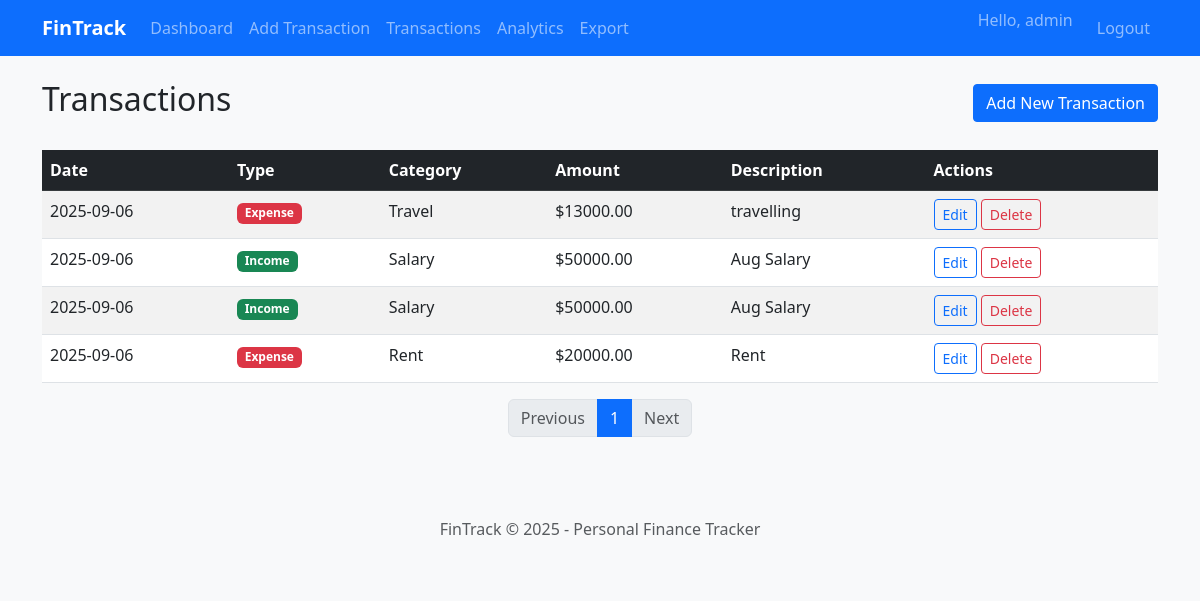
The app's page /transactions (signed in) with its own data.
### models.py (models this page shows, shortened)
class User(UserMixin, db.Model):
    id = db.Column(db.Integer, primary_key=True)
    username = db.Column(db.String(64), unique=True, nullable=False)
    email = db.Column(db.String(120), unique=True, nullable=False)
    password_hash = db.Column(db.String(128))
    created_at = db.Column(db.DateTime, default=datetime.utcnow)
    transactions = db.relationship('Transaction', backref='user', lazy=True)
    categories = db.relationship('Category', backref='user', lazy=True)

class Transaction(db.Model):
    id = db.Column(db.Integer, primary_key=True)
    amount = db.Column(db.Float, nullable=False)
    description = db.Column(db.String(200))
    date = db.Column(db.DateTime, nullable=False, default=datetime.utcnow)
    type = db.Column(db.String(10), nullable=False)  # 'income' or 'expense'
    user_id = db.Column(db.Integer, db.ForeignKey('user.id'), nullable=False)
    category_id = db.Column(db.Integer, db.ForeignKey('category.id'), nullable=False)

class Category(db.Model):
    id = db.Column(db.Integer, primary_key=True)
    name = db.Column(db.String(50), nullable=False)
    type = db.Column(db.String(10), nullable=False)  # 'income' or 'expense'
    user_id = db.Column(db.Integer, db.ForeignKey('user.id'), nullable=False)
    transactions = db.relationship('Transaction', backref='category_rel', lazy=True)

### app.py (the view)
@app.route('/transactions')
@login_required
def transactions():
    page = request.args.get('page', 1, type=int)
    per_page = 10
    paginated_transactions = Transaction.query.filter_by(
        user_id=current_user.id
    ).order_by(
        Transaction.date.desc()
    ).paginate(page=page, per_page=per_page)
    return render_template('transactions.html', transactions=paginated_transactions)

### app.py (called while the page is built)
@login_manager.user_loader
@login_manager.user_loader
def load_user(user_id):
    try:
        return User.query.get(int(user_id))
    except (ValueError, TypeError):
        return None

@app.context_processor
def inject_template_vars():
    return {
        'current_year': datetime.now().year,
        'now': datetime.now()
    }

### templates/transactions.html
{% extends "base.html" %}
{% block content %}
<div class="row">
    <div class="col-12">
        <div class="d-flex justify-content-between align-items-center mb-4">
            <h2>Transactions</h2>
            <a href="{{ url_for('add_transaction') }}" class="btn btn-primary">Add New Transaction</a>
        </div>
        {% if transactions.items %}
        <div class="table-responsive">
            <table class="table table-striped table-hover">
                <thead class="table-dark">
                    <tr>
                        <th>Date</th>
                        <th>Type</th>
                        <th>Category</th>
                        <th>Amount</th>
                        <th>Description</th>
                        <th>Actions</th>
                    </tr>
                </thead>
                <tbody>
                    {% for transaction in transactions.items %}
                    <tr>
                        <td>{{ transaction.date.strftime('%Y-%m-%d') }}</td>
                        <td>
                            <span class="badge bg-{{ 'success' if transaction.type == 'income' else 'danger' }}">
                                {{ transaction.type|capitalize }}
                            </span>
                        </td>
                        <td>{{ transaction.category_rel.name }}</td>
                        <td>${{ "%.2f"|format(transaction.amount) }}</td>
                        <td>{{ transaction.description or '-' }}</td>
                        <td>
                            <a href="{{ url_for('edit_transaction', id=transaction.id) }}" class="btn btn-sm btn-outline-primary">Edit</a>
                            <a href="{{ url_for('delete_transaction', id=transaction.id) }}" class="btn btn-sm btn-outline-danger" onclick="return confirm('Are you sure you want to delete this transaction?')">Delete</a>
                        </td>
                    </tr>
                    {% endfor %}
                </tbody>
            </table>
        </div>
        <nav aria-label="Transaction pagination">
            <ul class="pagination justify-content-center">
                {% if transactions.has_prev %}
                <li class="page-item">
                    <a class="page-link" href="{{ url_for('transactions', page=transactions.prev_num) }}">Previous</a>
                </li>
                {% else %}
                <li class="page-item disabled">
                    <span class="page-link">Previous</span>
                </li>
                {% endif %}
                {% for page_num in transactions.iter_pages(left_edge=1, right_edge=1, left_current=2, right_current=2) %}
                    {% if page_num %}
                        {% if transactions.page == page_num %}
                        <li class="page-item active">
                            <span class="page-link">{{ page_num }}</span>
                        </li>
                        {% else %}
                        <li class="page-item">
                            <a class="page-link" href="{{ url_for('transactions', page=page_num) }}">{{ page_num }}</a>
                        </li>
                        {% endif %}
                    {% else %}
                        <li class="page-item disabled">
                            <span class="page-link">...</span>
                        </li>
                    {% endif %}
                {% endfor %}
                {% if transactions.has_next %}
                <li class="page-item">
                    <a class="page-link" href="{{ url_for('transactions', page=transactions.next_num) }}">Next</a>
                </li>
                {% else %}
                <li class="page-item disabled">
                    <span class="page-link">Next</span>
                </li>
                {% endif %}
            </ul>
        </nav>
        {% else %}
        <div class="text-center py-5">
            <h4>No transactions found</h4>
            <p>You haven't added any transactions yet.</p>
            <a href="{{ url_for('add_transaction') }}" class="btn btn-primary">Add Your First Transaction</a>
        </div>
        {% endif %}
    </div>
</div>
{% endblock %}

### templates/base.html (shortened to what this page needs)
<!DOCTYPE html>
<html lang="en">
<head>
    <link href="https://cdn.jsdelivr.net/npm/bootstrap@5.3.0/dist/css/bootstrap.min.css" rel="stylesheet">
    <link rel="stylesheet" href="{{ url_for('static', filename='css/style.css') }}">
</head>
<body>
    <nav class="navbar navbar-expand-lg navbar-dark bg-primary">
        <div class="container">
            <a class="navbar-brand" href="{{ url_for('index') }}">FinTrack</a>
            <div class="collapse navbar-collapse" id="navbarNav">
                <ul class="navbar-nav me-auto">
                    {% if current_user.is_authenticated %}
                    <li class="nav-item">
                        <a class="nav-link" href="{{ url_for('dashboard') }}">Dashboard</a>
                    </li>
                    <li class="nav-item">
                        <a class="nav-link" href="{{ url_for('add_transaction') }}">Add Transaction</a>
                    </li>
                    <li class="nav-item">
                        <a class="nav-link" href="{{ url_for('transactions') }}">Transactions</a>
                    </li>
                    <li class="nav-item">
                        <a class="nav-link" href="{{ url_for('analytics') }}">Analytics</a>
                    </li>
                    <li class="nav-item">
                        <a class="nav-link" href="{{ url_for('export') }}">Export</a>
                    </li>
                    {% endif %}
                </ul>
                <ul class="navbar-nav">
                    {% if current_user.is_authenticated %}
                    <li class="nav-item">
                        <span class="navbar-text me-3">Hello, {{ current_user.username }}</span>
                    </li>
                    <li class="nav-item">
                        <a class="nav-link" href="{{ url_for('logout') }}">Logout</a>
                    </li>
                    {% endif %}
                </ul>
            </div>
        </div>
    </nav>
    <div class="container mt-4">
        {% block content %}{% endblock %}
    </div>
    <footer class="bg-light text-center text-muted py-3 mt-5">
        <div class="container">
            <p>FinTrack &copy; <span id="current-year"></span> - Personal Finance Tracker</p>
        </div>
    </footer>
</body>
</html>

### static/css/style.css (style rules this page uses)
body { background-color: #f8f9fa; }
.navbar-brand { font-weight: bold; }
.table th { border-top: none; }
.btn { border-radius: 0.25rem; }

### records on screen
User: username "admin"
Transaction: amount "13000.00"
Transaction: amount "50000.00"
Transaction: amount "50000.00"
Transaction: amount "20000.00"

### other values on screen
{{ page_num }} "1"
